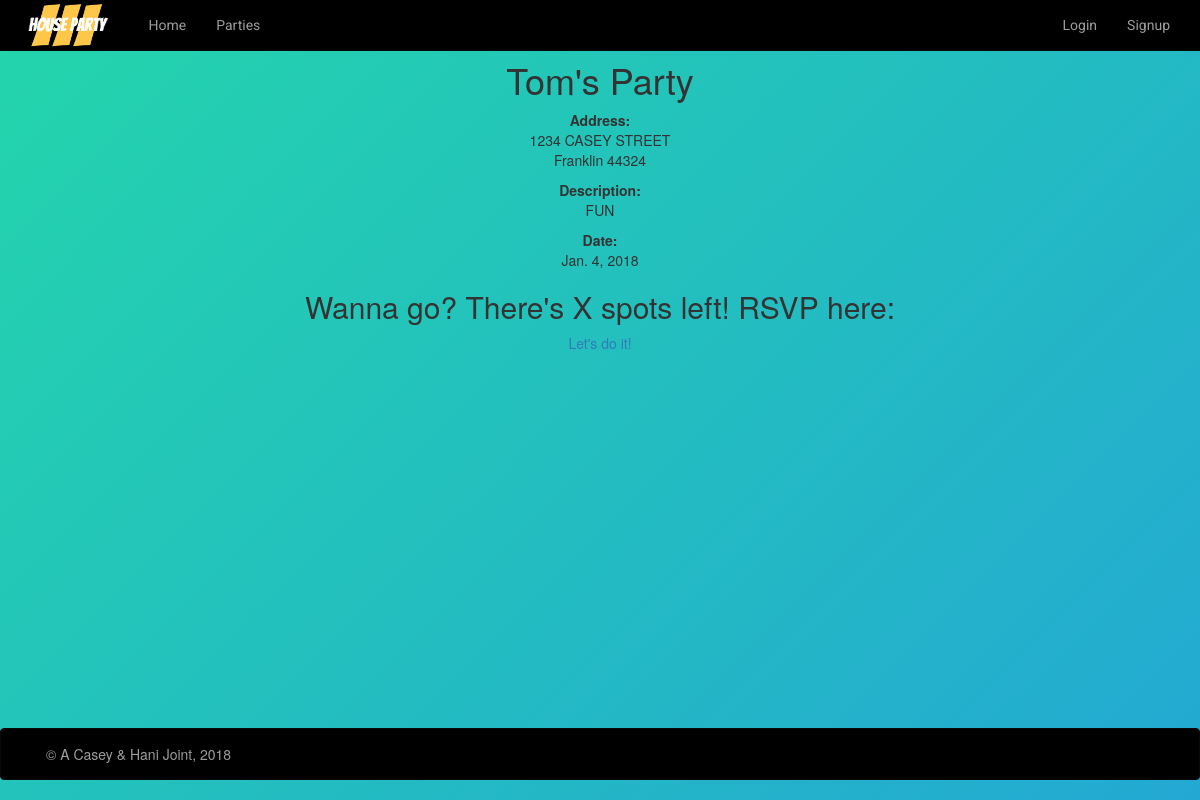
The app's page /party/party-details/8 with its own data.
### party/models.py (models this page shows, shortened)
class PartyInformation(models.Model):
    address_st = models.CharField(max_length=100, help_text="Enter the street name for the party", blank=False)
    address_num = models.IntegerField(help_text="Enter the house address number, if none leave blank", blank=False)
    address_apt_num = models.CharField(max_length = 5, blank=True)
    address_zip = models.IntegerField(help_text="Enter the zip for the address", blank=False)
    address_city = models.CharField(max_length = 100, blank=False)
    description = models.CharField(max_length=750, help_text="Enter a description of the party (750 max characters!)", blank=False)
    date_of_party = models.DateField('Party Date', blank=False)
    active = models.BooleanField(help_text="Is the party active?", blank=False)
    creator = models.CharField(max_length=100, blank=False)

### party/views.py (the view)
# urls.py: path('party-details/<int:pk>', views.PartyDetailView.as_view(), name='party-information-detail'),
class PartyDetailView(generic.DetailView):
    model = PartyInformation
    template_name = 'party/partyinformation_detail.html'
    def get_context_data(self, **kwargs):
        context = super(PartyDetailView, self).get_context_data(**kwargs)
        context['party_thrower_id'] = PartyInformation.creator
        context['party_information_id'] = PartyInformation.id
        return context

### party/templates/party/partyinformation_detail.html
{% extends "base_generic.html" %}
{% block content %}
  <br><br>
  <h1>{{ partyinformation.creator }}'s Party</h1>
  <p><strong>Address: </strong><br>{{partyinformation.address_num}} {{partyinformation.address_st}}<br>{{partyinformation.address_city}} {{partyinformation.address_zip}}</a></p>
  <p><strong>Description: </strong><br>{{ partyinformation.description }}</p>
  <p><strong>Date: </strong><br> {{ partyinformation.date_of_party }}</p>
  <h2>Wanna go? There's X spots left! RSVP here: </h2>
  <a href="/party/RSVP/{{user.id}}/{{partyinformation.creator}}/{{partyinformation.id}}">Let's do it!</a>
{% endblock %}

### party/static/css/styles.css (style rules this page uses)
body { background-color: magenta; text-align: center; background: linear-gradient(-45deg, #EE7752, #E73C7E, #23A6D5, #23D5AB); background-size: 400% 400%; -webkit-animation: Gradient 15s ease infinite; -moz-animation: Gradient 15s ease infinite; animation: Gradient 15s ease infinite; }

### records on screen
PartyInformation: creator "Tom", address_num "1234", address_st "CASEY STREET", address_city "Franklin", address_zip "44324", description "FUN", date_of_party "Jan. 4, 2018"
